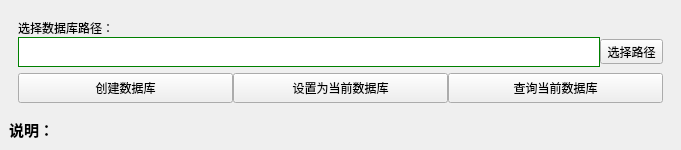
<?xml version="1.0" encoding="UTF-8"?>
<ui version="4.0">
 <class>CyanLoveDockWidgetBase</class>
 <widget class="QDockWidget" name="CyanLoveDockWidgetBase">
  <property name="geometry">
   <rect>
    <x>0</x>
    <y>0</y>
    <width>681</width>
    <height>150</height>
   </rect>
  </property>
  <property name="sizePolicy">
   <sizepolicy hsizetype="Expanding" vsizetype="Expanding">
    <horstretch>0</horstretch>
    <verstretch>0</verstretch>
   </sizepolicy>
  </property>
  <property name="maximumSize">
   <size>
    <width>524287</width>
    <height>180</height>
   </size>
  </property>
  <property name="windowTitle">
   <string>数据库配置</string>
  </property>
  <widget class="QWidget" name="dockWidgetContents">
   <layout class="QVBoxLayout" name="verticalLayout_3">
    <item>
     <widget class="QWidget" name="widget" native="true">
      <property name="sizePolicy">
       <sizepolicy hsizetype="Expanding" vsizetype="Expanding">
        <horstretch>0</horstretch>
        <verstretch>0</verstretch>
       </sizepolicy>
      </property>
      <layout class="QVBoxLayout" name="verticalLayout_2">
       <item>
        <layout class="QVBoxLayout" name="verticalLayout">
         <property name="spacing">
          <number>0</number>
         </property>
         <property name="leftMargin">
          <number>0</number>
         </property>
         <property name="rightMargin">
          <number>0</number>
         </property>
         <item>
          <widget class="QLabel" name="label">
           <property name="text">
            <string>选择数据库路径：</string>
           </property>
          </widget>
         </item>
         <item>
          <layout class="QHBoxLayout" name="horizontalLayout_2">
           <property name="spacing">
            <number>0</number>
           </property>
           <property name="leftMargin">
            <number>0</number>
           </property>
           <property name="rightMargin">
            <number>0</number>
           </property>
           <item>
            <widget class="QTextEdit" name="textEdit">
             <property name="maximumSize">
              <size>
               <width>16777215</width>
               <height>30</height>
              </size>
             </property>
             <property name="styleSheet">
              <string notr="true">border: 1px solid green;</string>
             </property>
             <property name="frameShape">
              <enum>QFrame::StyledPanel</enum>
             </property>
             <property name="frameShadow">
              <enum>QFrame::Sunken</enum>
             </property>
             <property name="lineWidth">
              <number>2</number>
             </property>
             <property name="midLineWidth">
              <number>1</number>
             </property>
             <property name="lineWrapMode">
              <enum>QTextEdit::WidgetWidth</enum>
             </property>
             <property name="cursorWidth">
              <number>4</number>
             </property>
             <property name="placeholderText">
              <string/>
             </property>
            </widget>
           </item>
           <item>
            <widget class="QToolButton" name="toolButton">
             <property name="text">
              <string>选择路径</string>
             </property>
            </widget>
           </item>
          </layout>
         </item>
        </layout>
       </item>
       <item>
        <layout class="QHBoxLayout" name="horizontalLayout">
         <property name="spacing">
          <number>0</number>
         </property>
         <property name="leftMargin">
          <number>0</number>
         </property>
         <property name="topMargin">
          <number>0</number>
         </property>
         <property name="rightMargin">
          <number>0</number>
         </property>
         <property name="bottomMargin">
          <number>0</number>
         </property>
         <item>
          <widget class="QToolButton" name="toolButton_4">
           <property name="sizePolicy">
            <sizepolicy hsizetype="Expanding" vsizetype="Expanding">
             <horstretch>0</horstretch>
             <verstretch>0</verstretch>
            </sizepolicy>
           </property>
           <property name="maximumSize">
            <size>
             <width>16777215</width>
             <height>30</height>
            </size>
           </property>
           <property name="text">
            <string>创建数据库</string>
           </property>
          </widget>
         </item>
         <item>
          <widget class="QToolButton" name="toolButton_2">
           <property name="sizePolicy">
            <sizepolicy hsizetype="Expanding" vsizetype="Expanding">
             <horstretch>0</horstretch>
             <verstretch>0</verstretch>
            </sizepolicy>
           </property>
           <property name="maximumSize">
            <size>
             <width>16777215</width>
             <height>30</height>
            </size>
           </property>
           <property name="text">
            <string>设置为当前数据库</string>
           </property>
          </widget>
         </item>
         <item>
          <widget class="QToolButton" name="toolButton_3">
           <property name="sizePolicy">
            <sizepolicy hsizetype="Expanding" vsizetype="Expanding">
             <horstretch>0</horstretch>
             <verstretch>0</verstretch>
            </sizepolicy>
           </property>
           <property name="maximumSize">
            <size>
             <width>16777215</width>
             <height>30</height>
            </size>
           </property>
           <property name="text">
            <string>查询当前数据库</string>
           </property>
          </widget>
         </item>
        </layout>
       </item>
      </layout>
     </widget>
    </item>
    <item>
     <layout class="QHBoxLayout" name="horizontalLayout_3">
      <property name="spacing">
       <number>0</number>
      </property>
      <item>
       <widget class="QLabel" name="label_2">
        <property name="font">
         <font>
          <family>Arial</family>
          <pointsize>11</pointsize>
          <weight>75</weight>
          <bold>true</bold>
         </font>
        </property>
        <property name="text">
         <string>说明：</string>
        </property>
       </widget>
      </item>
     </layout>
    </item>
   </layout>
  </widget>
 </widget>
 <resources/>
 <connections/>
</ui>
